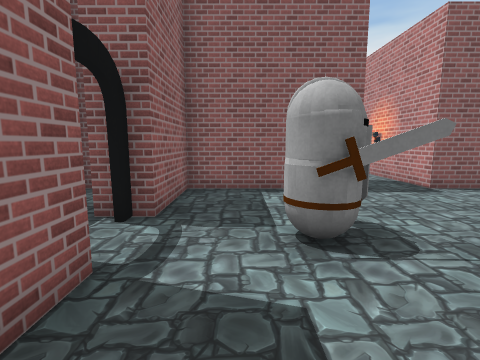
view 1 (above)

17 first-person views from a walk through a 3-D level made in the Unity game engine. The camera is 1.3 m above the floor, tilts 8° down and sees 85° across. The floor is counted in squares, 1 m on a side. Each view is taken from the middle of a square. On the plan, view 1 faces up. The plan holds only what a view shows up to about 13 squares ahead; the rest is blank. The place goes on beyond the plan. The player character is not drawn. Door leaves are left out, so doorways stand open. Some surface patterns are stand-ins.

view 2
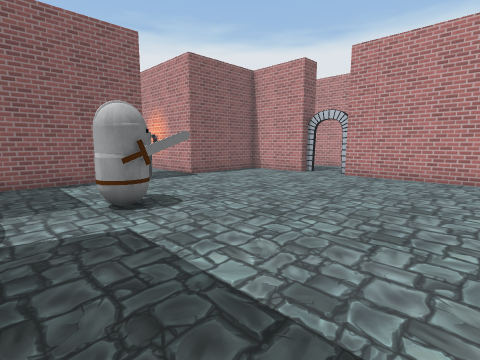

view 3
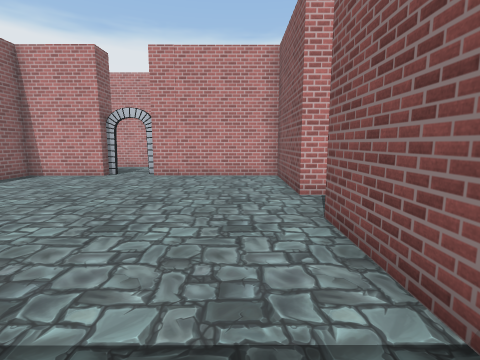

view 4
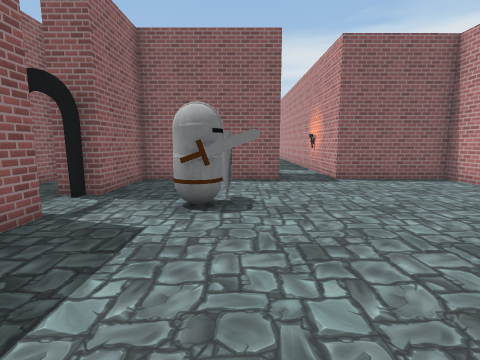

view 5
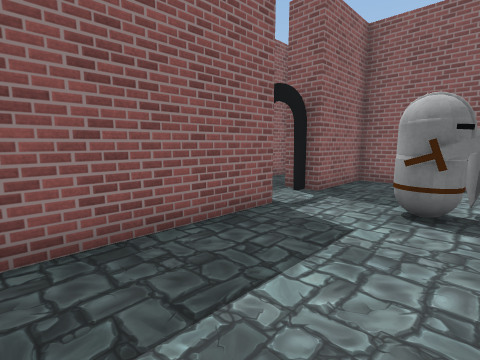

view 6
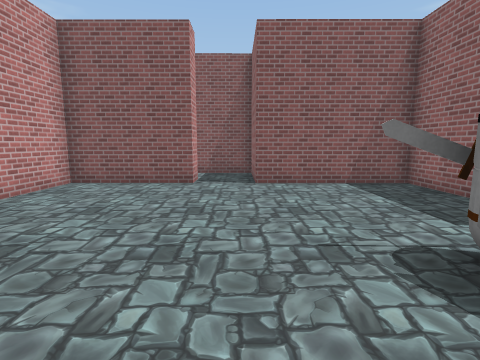

view 7
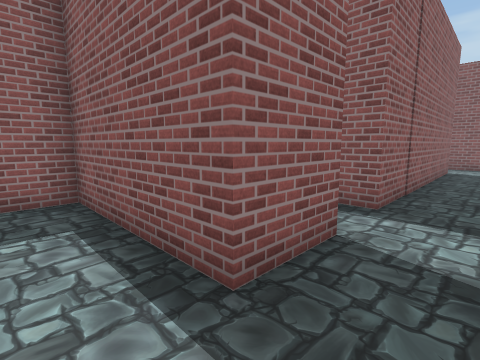

view 8
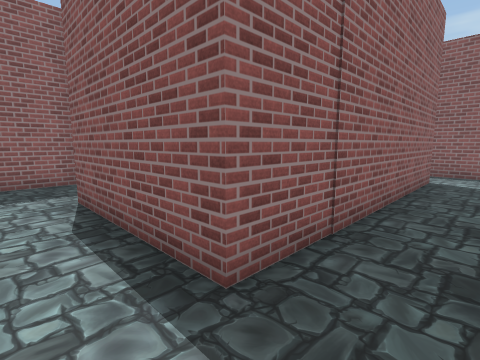

view 9
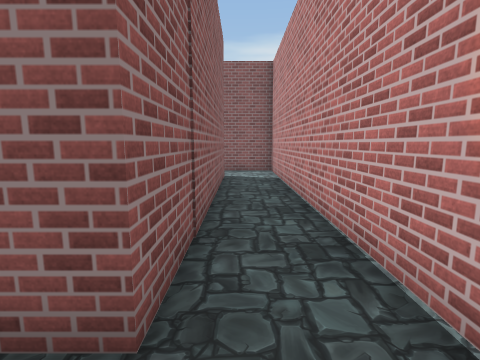

view 10
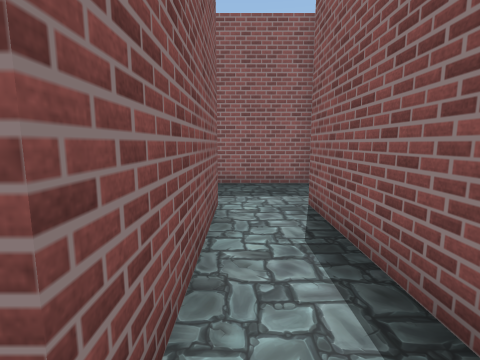

view 11
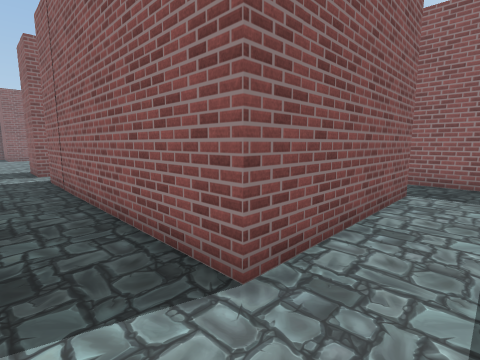

view 12
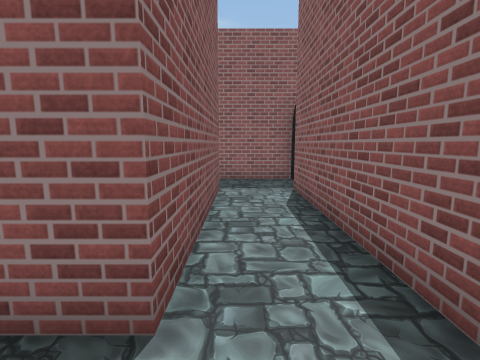

view 13
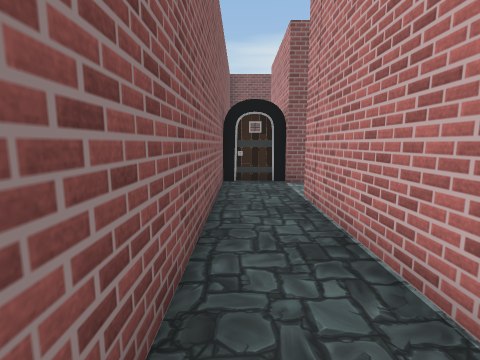

view 14
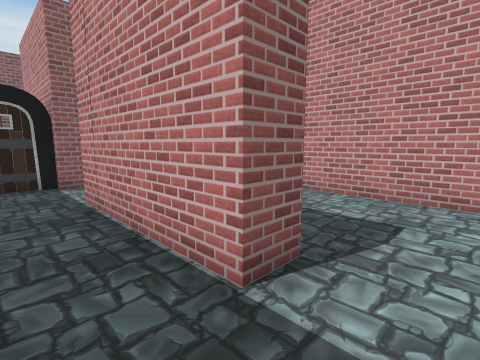

view 15
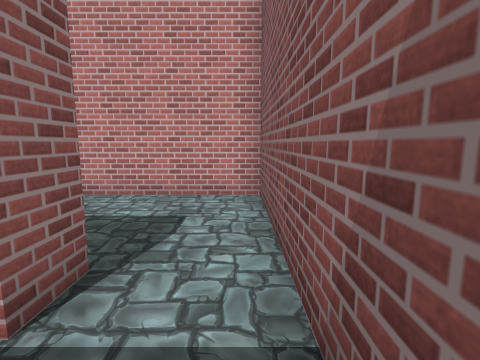

view 16
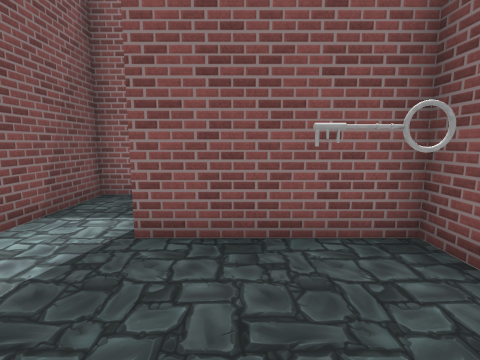

view 17
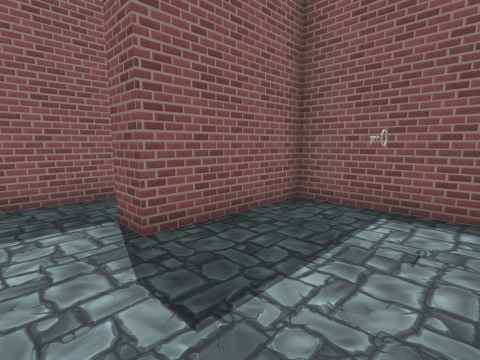

### Floor plan
Ten units are one square. View 1 is at (0, 0); x grows to the right and y downward. Boxes are objects, and circles mark ways between rooms. Rooms are numbered by the first view taken in them; rooms with no view inside come last. Other rooms are left out.
<svg viewBox="-51 -240 156 275">
<path fill="none" stroke="#000" d="M34 -75 -15 -75 -15 -41M-15 -26 -15 25 36 25M55 25 95 25 95 -25M96 -45 96 -75 55 -75M-19 -45 -19 -41M-24 -155 -24 -204 34 -204 34 -115 -15 -115M-46 -124 -46 -93M-16 -95 34 -95 34 -75M-46 -230 -46 -135 -24 -135M55 -75 55 -226 -25 -226M-24 -135 25 -135 25 -180M19 -195 -15 -195 -15 -155 -24 -155"/>
<rect x="5" y="-45" width="20" height="20" fill="#bbb"><title>other object</title></rect>
<rect x="-45" y="-235" width="20" height="10" fill="#bbb"><title>other object</title></rect>
<circle cx="45" cy="-80" r="3" fill="#2a7"/>
<circle cx="-20" cy="-145" r="3" fill="#2a7"/>
<text x="40" y="-30">1</text>
<text x="-30" y="-160">2</text>
<text x="0" y="-160">3</text>
</svg>
Room 1 opens to room 2. Room 2 opens to room 3.

Where each view was taken, in squares from view 1:
view 1: 0 up, 0 right, facing up
view 2: 2 down, 1 left, facing up-right
view 3: 1 down, 1 left, facing right
view 4: 2 down, 2 right, facing up
view 5: 2 down, 2 right, facing up-left
view 6: 6 up, 4 right, facing down
view 7: 6 up, 5 right, facing up-left
view 8: 10 up, 5 right, facing up-left
view 9: 10 up, 4 right, facing up
view 10: 10 up, 4 right, facing left
view 11: 22 up, 5 right, facing down-left
view 12: 21 up, 5 right, facing left
view 13: 14 up, 4 left, facing up
view 14: 14 up, 4 left, facing up-right
view 15: 14 up, 4 left, facing right
view 16: 17 up, 2 right, facing left
view 17: 14 up, 2 right, facing up-left
